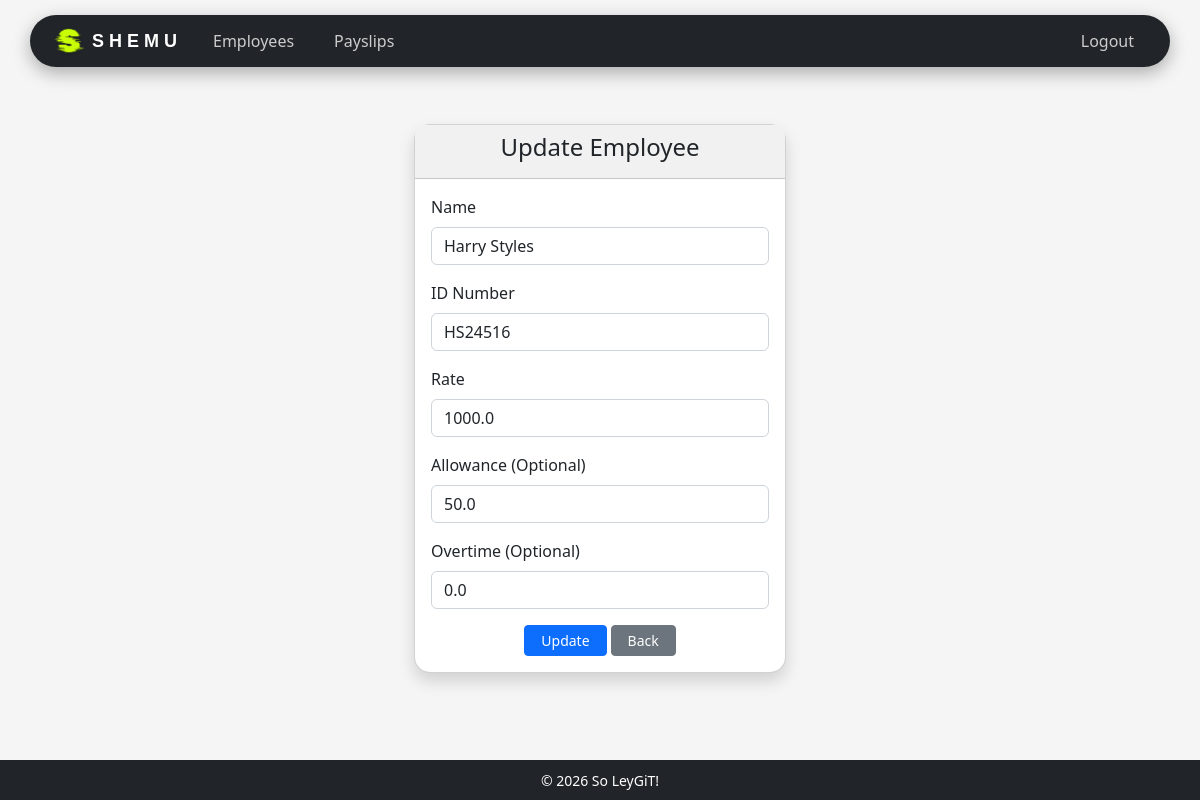
/employees/update/HS24516/ (signed in), run on the app's committed database.
### payroll_app/models.py (models this page shows, shortened)
class Employee(models.Model):
    user = models.OneToOneField(User, on_delete=models.CASCADE, null=True, blank=True)
    name = models.CharField(max_length=200)
    id_number = models.CharField(max_length=200, primary_key=True) # use <str:pk> when linking here
    rate = models.FloatField()
    overtime_pay = models.FloatField(null=True, blank=True, default=0)
    allowance = models.FloatField(null=True, blank=True, default=0)

### payroll_app/views.py (the view, shortened to what this page needs)
# urls.py: path('employees/update/<str:pk>/', views.update_employee, name='update_employee'),
@login_required
def update_employee(request, pk):
    if not request.user.is_staff:
        return redirect('payslips')
    employee = get_object_or_404(Employee, pk=pk)
    return render(request, 'payroll_app/update_employee.html', {'employee': employee})

### payroll_app/templates/payroll_app/update_employee.html (shortened to what this page needs)
{% extends 'payroll_app/base.html' %}
{% load static %}
{% block content %}
<div class="d-flex justify-content-center align-items-center" style="margin-top: 10px;">
    <div class="col-md-4">
        <div class="card shadow rounded-4">
            <div class="card-header text-dark text-center" style="background-color: #f1f1f1;">
                <h4>Update Employee</h4>
            </div>
            <div class="card-body">
                <form method="POST">
                    <div class="mb-3">
                        <label class="form-label">Name</label>
                        <input type="text" name="name" value="{{ employee.name }}" class="form-control" required>
                    </div>
                    <div class="mb-3">
                        <label class="form-label">ID Number</label>
                        <input type="text" value="{{ employee.id_number }}" class="form-control" readonly>
                    </div>
                    <div class="mb-3">
                        <label class="form-label">Rate</label>
                        <input type="number" step="0.01" min="1" name="rate" value="{{ employee.rate }}" class="form-control" required>
                    </div>
                    <div class="mb-3">
                        <label class="form-label">Allowance (Optional)</label>
                        <input type="number" step="0.01" min="0" name="allowance" value="{{ employee.allowance }}" class="form-control">
                    </div>
                    <div class="mb-3">
                        <label class="form-label">Overtime (Optional)</label>
                        <input type="number" step="0.01" min="0" name="overtime_pay" value="{{ employee.overtime_pay }}" class="form-control">
                    </div>
                    <div class="d-flex justify-content-center gap-1 mt-3">
                        <button type="submit" class="btn btn-primary btn-sm px-3">
                            Update
                        </button>
                        <a href="{% url 'employee_list' %}" class="btn btn-secondary btn-sm px-3">
                            Back
                        </a>
                    </div>
                </form>
            </div>
        </div>
    </div>
</div>
{% endblock %}

### data on the page
Employee: name "Harry Styles", id_number "HS24516", rate "1000.0", allowance "50.0", overtime_pay "0.0"
